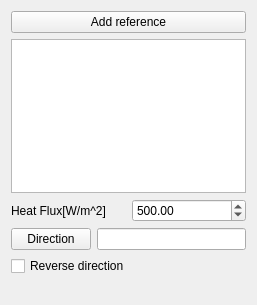
<?xml version="1.0" encoding="UTF-8"?>
<ui version="4.0">
 <class>TaskFemConstraintForce</class>
 <widget class="QWidget" name="TaskFemConstraintForce">
  <property name="geometry">
   <rect>
    <x>0</x>
    <y>0</y>
    <width>257</width>
    <height>305</height>
   </rect>
  </property>
  <property name="windowTitle">
   <string>Form</string>
  </property>
  <layout class="QVBoxLayout" name="verticalLayout">
   <item>
    <widget class="QPushButton" name="buttonReference">
     <property name="text">
      <string>Add reference</string>
     </property>
    </widget>
   </item>
   <item>
    <widget class="QListWidget" name="listReferences"/>
   </item>
   <item>
    <layout class="QHBoxLayout" name="layoutForce">
     <item>
      <widget class="QLabel" name="labelForce">
       <property name="text">
        <string>Heat Flux[W/m^2]</string>
       </property>
      </widget>
     </item>
     <item>
      <widget class="QDoubleSpinBox" name="spinForce">
       <property name="minimum">
        <double>-99999.000000000000000</double>
       </property>
       <property name="maximum">
        <double>99999.000000000000000</double>
       </property>
       <property name="value">
        <double>500.000000000000000</double>
       </property>
      </widget>
     </item>
    </layout>
   </item>
   <item>
    <layout class="QHBoxLayout" name="layoutDirection">
     <item>
      <widget class="QPushButton" name="buttonDirection">
       <property name="text">
        <string>Direction</string>
       </property>
      </widget>
     </item>
     <item>
      <widget class="QLineEdit" name="lineDirection"/>
     </item>
    </layout>
   </item>
   <item>
    <widget class="QCheckBox" name="checkReverse">
     <property name="text">
      <string>Reverse direction</string>
     </property>
    </widget>
   </item>
   <item>
    <spacer name="verticalSpacer">
     <property name="orientation">
      <enum>Qt::Vertical</enum>
     </property>
     <property name="sizeHint" stdset="0">
      <size>
       <width>17</width>
       <height>56</height>
      </size>
     </property>
    </spacer>
   </item>
  </layout>
 </widget>
 <resources/>
 <connections/>
</ui>
